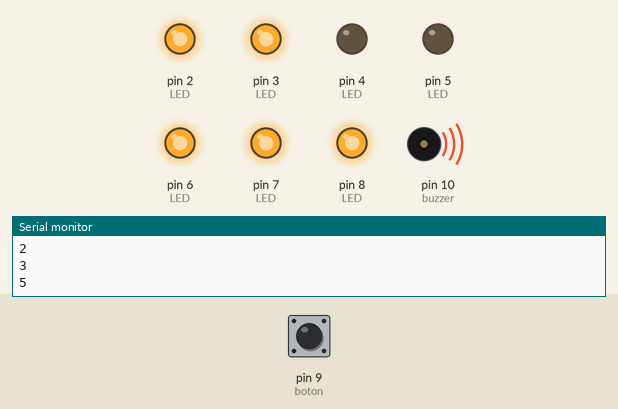
A sketch run on a simulated Arduino Uno, built with avr-gcc and run on an emulated ATmega328P. Shown: output pins drawn as LEDs (lit = HIGH), buzzer (waves = sounding), the last lines printed to the serial monitor. The test bench sets the inputs (shaded band); at power-on: pin 9 (boton) LOW. Random numbers use the default seed unless the sketch sets one.

Above: at 2.0 s.
2.1 s: pin 9 (boton) pulled HIGH for 0.75 s
4.3 s: pin 9 (boton) pulled HIGH for 1 s
At 4.95 s:
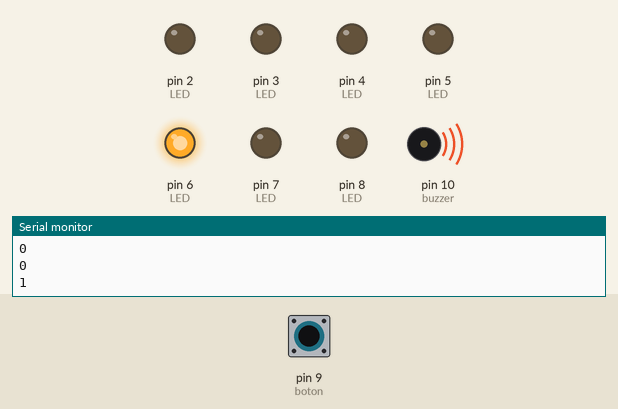
7.5 s: pin 9 (boton) pulled HIGH for 3.2 s
At 8.8 s:
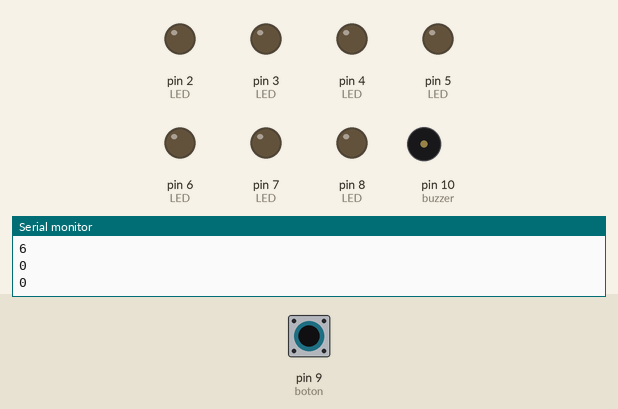
12.2 s: pin 9 (boton) pulled HIGH for 0.75 s
At 13.05 s:
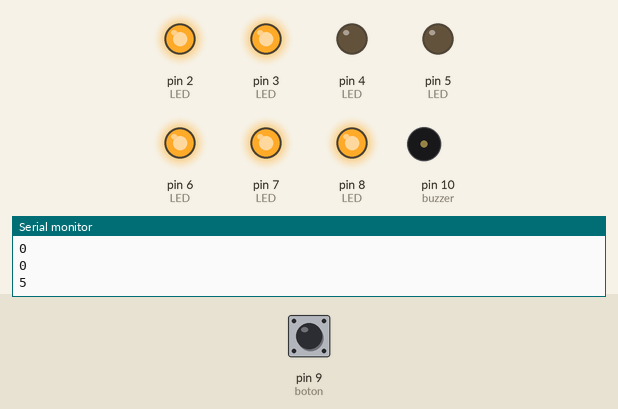
Timing chart, 0 to 17.2 s (numbered marks = the images above; inputs shaded):
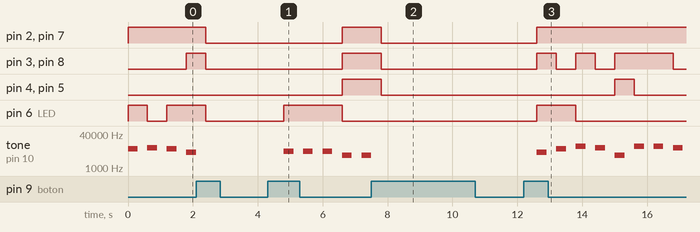

The sketch:

Dice.ino
```cpp
int randNumber;
int lastButtonState = 0;
int count = 0;
int buttonState;

void setup()
{
  Serial.begin(9600);
  pinMode(2, OUTPUT); //LED
  pinMode(3, OUTPUT); //LED
  pinMode(4, OUTPUT); //LED
  pinMode(5, OUTPUT); //LED
  pinMode(6, OUTPUT); //LED
  pinMode(7, OUTPUT); //LED
  pinMode(8, OUTPUT); //LED
  pinMode(9, INPUT); //boton
  pinMode(10, OUTPUT); //buzzer
  randomSeed(analogRead(0));
}

void loop()
{
  buttonState = digitalRead(9);
  digitalWrite(2, LOW);
  digitalWrite(3, LOW);
  digitalWrite(4, LOW);
  digitalWrite(5, LOW);
  digitalWrite(6, LOW);
  digitalWrite(7, LOW);
  digitalWrite(8, LOW);
  if (buttonState != lastButtonState){
    if(buttonState==HIGH){
      count++;
    }
  }
  if (count%2==0){
    randNumber = random(1, 7);
  }
  else{
    randNumber = 0;
    noTone(10);
  }
  lastButtonState = buttonState;
  Serial.println(randNumber);
  if(randNumber == 1){
    digitalWrite(6, HIGH);
    tone(10, 6000, 300);
  }
  if(randNumber == 2){
    digitalWrite(7, HIGH);
    digitalWrite(2, HIGH);
    tone(10, 9000, 300);
  }
  if(randNumber == 3){
    digitalWrite(7, HIGH);
    digitalWrite(6, HIGH);
    digitalWrite(2, HIGH);
    tone(10, 8000, 300);
  }
  if(randNumber == 4){
    digitalWrite(7, HIGH);
    digitalWrite(2, HIGH);
    digitalWrite(8, HIGH);
    digitalWrite(3, HIGH);
    tone(10, 10550, 300);
  }
  if(randNumber == 5){
    digitalWrite(7, HIGH);
    digitalWrite(2, HIGH);
    digitalWrite(8, HIGH);
    digitalWrite(3, HIGH);
    digitalWrite(6, HIGH);
    tone(10, 5600, 300);
  }
  if(randNumber == 6){
    digitalWrite(7, HIGH);
    digitalWrite(2, HIGH);
    digitalWrite(8, HIGH);
    digitalWrite(3, HIGH);
    digitalWrite(4, HIGH);
    digitalWrite(5, HIGH);
    tone(10, 4000, 300);
  }
  delay(600);
}
```

Measured:
- after the input at 4.3 s, pin 2 (LED), pin 3 (LED), pin 4 (LED), pin 5 (LED), pin 7 (LED), pin 8 (LED): LOW → HIGH after 2.3 s; pin 6 (LED): LOW → HIGH after 0.50 s, → LOW 1.8 s later; tone on pin 10 (buzzer): plays 6000 Hz for 0.30 s, 6000 Hz for 0.30 s, 6000 Hz for 0.30 s, 4000 Hz for 0.30 s, 4000 Hz for 0.30 s, starting after 0.50 s
- after the input at 7.5 s, pin 2 (LED), pin 7 (LED): HIGH → LOW after 0.30 s
- after the input at 12.2 s, pin 2 (LED): LOW → HIGH after 0.40 s; pin 3 (LED): goes HIGH 0.60 s, LOW 0.60 s, HIGH 0.60 s, LOW 0.60 s, HIGH 1.8 s, then LOW, starting after 0.40 s
